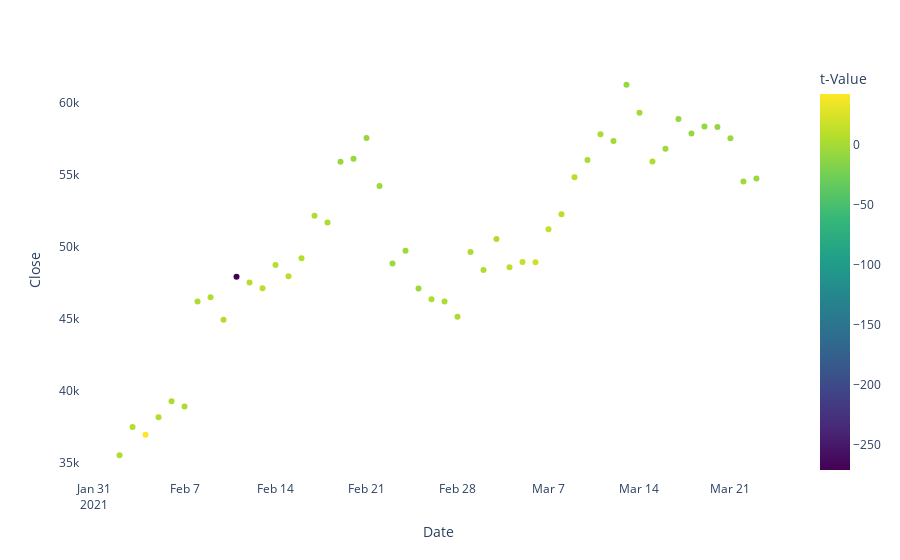

The notebook cell this image was saved under:
### Code cell
trends['t-Value'] = trends['t-Value'].astype('float64')
fig = px.scatter(trends, y='Close', color='t-Value', color_continuous_scale=px.colors.sequential.Viridis) 
fig.update_layout({
    'plot_bgcolor': 'rgba(0, 0, 0, 0)',
    'paper_bgcolor': 'rgba(0, 0, 0, 0)',
})
fig.show()
